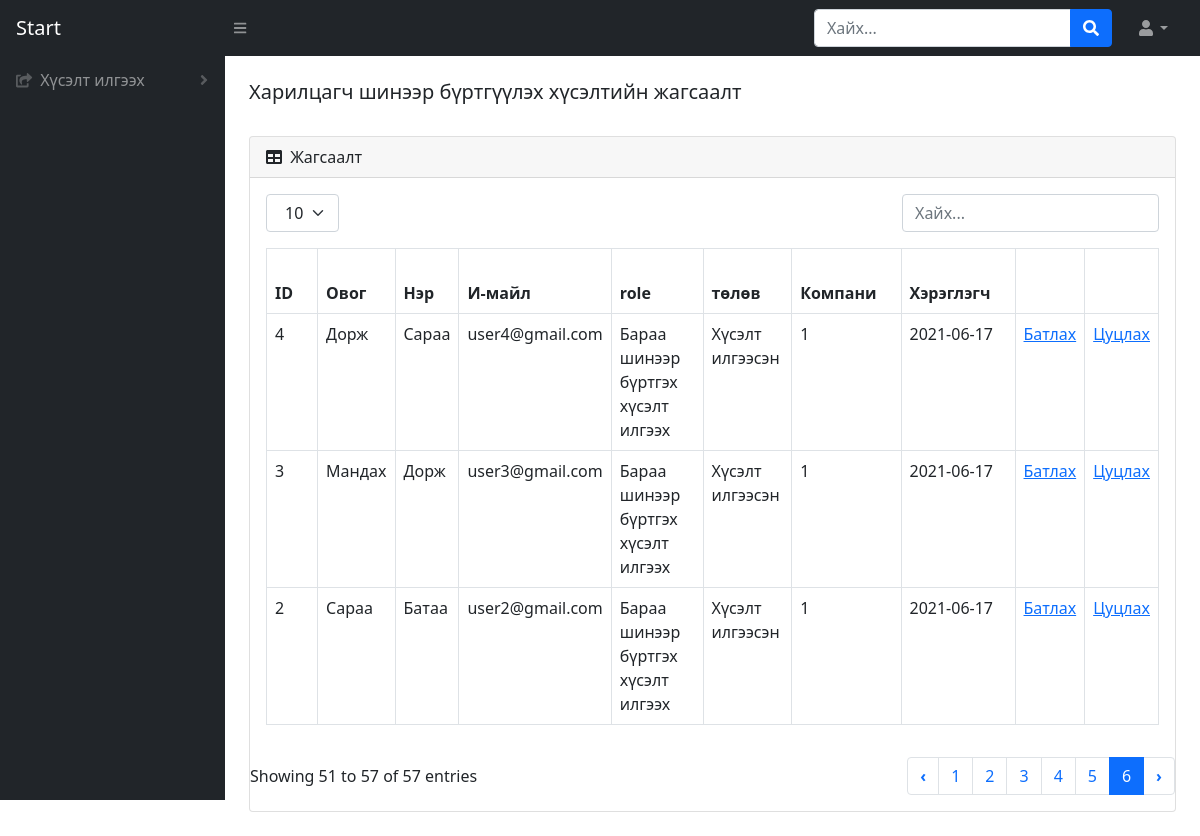
Page /reg-list on the earlier database version.
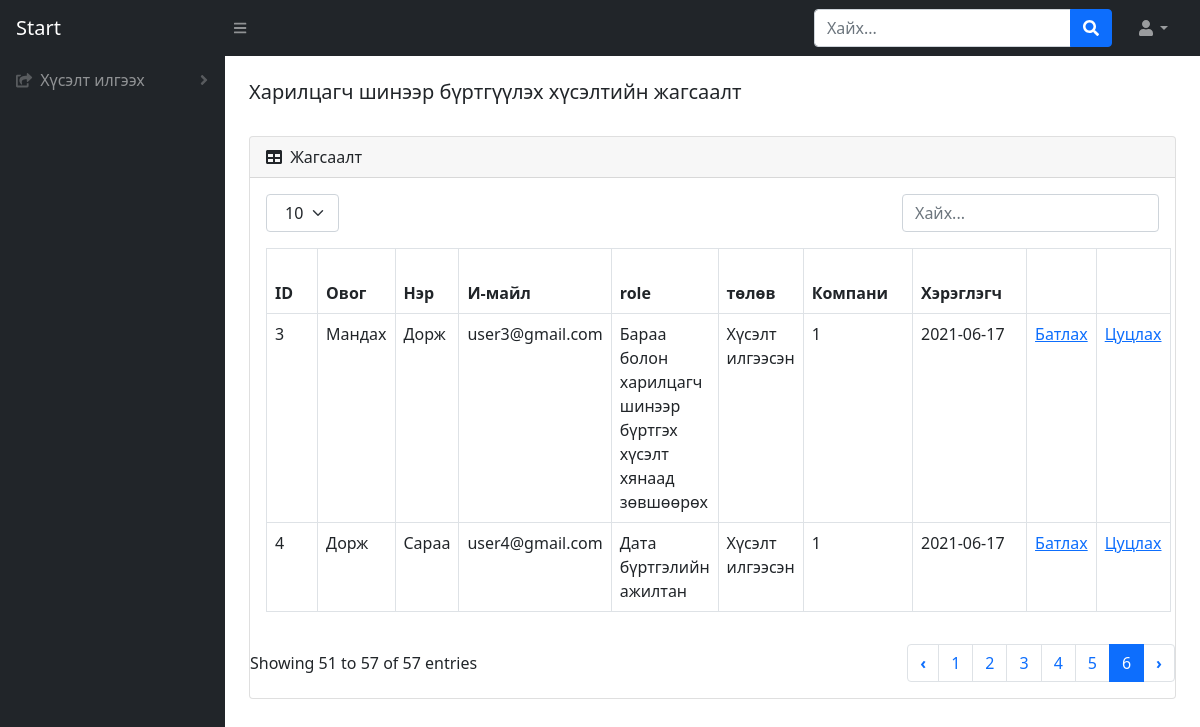
Same page on the later database version.
### BMweb/models.py (models this page shows, shortened)
class Hereglegch(models.Model):
    ovog=models.CharField(max_length=30, verbose_name=_("Хэрэглэгчийн овог"))
    ner=models.CharField(max_length=30, verbose_name=_("Хэрэглэгчийн нэр"))
    mail = models.CharField(max_length=30, verbose_name=_("И-майл хаяг"))
    role = models.ForeignKey(HereglegchRole, on_delete=CASCADE ,verbose_name=_("Эрхийн түвшин"))
    state = models.ForeignKey(HereglegchState, on_delete=CASCADE , verbose_name=_("Хэрэглэгчийн төлөв"))
    company = models.ForeignKey(Company, on_delete=CASCADE , verbose_name=_("Компани"))
    password  = models.CharField(max_length=30, verbose_name=_("Хэрэглэгчийн нууц үг"))
    reg_date = models.DateTimeField(default=datetime.now, verbose_name=_("Нэвтэрсэн огноо"))
    class Meta:
        verbose_name = _("Хэрэглэгч")
        verbose_name_plural = _("Хэрэглэгч")

class HereglegchRole(models.Model):
    levelName = models.CharField(max_length=300, verbose_name=_("Эрхийн түвшин"))
    class Meta:
        verbose_name = _("Эрхийн түвшин")
        verbose_name_plural = _("Эрхийн түвшин")
    def __str__(self):
        return self.levelName

class HereglegchState(models.Model):
    stateName = models.CharField(max_length=300, verbose_name=_("Хэрэглэгчийн төлөв"))
    class Meta:
        verbose_name = _("Хэрэглэгч төлөв")
        verbose_name_plural = _("Хэрэглэгч төлөв")
    def __str__(self):
        return self.stateName

### BMweb/views.py (the view)
# urls.py: path('reg-list', views.hereglegchList,name='reg-list'),
def hereglegchList(request):
    if 'user_id' in request.session:
        h = Hereglegch.objects.get(pk=request.session['user_id'])
        return render(request,'hereglegchList.html', {'user': h })
    h = Hereglegch.objects.filter(state_id = 1).order_by('-reg_date')
    return render(request,'hereglegchList.html',{'HereglegchList': h})

### BMweb/templates/hereglegchList.html (shortened to what this page needs)
{% load static %}
<!DOCTYPE html>
<html lang="en">
    <head>
        <link href="https://cdn.jsdelivr.net/npm/simple-datatables@latest/dist/style.css" rel="stylesheet" />
        <link href="css/styles.css" rel="stylesheet" />
        <link href="{% static 'css/styles.css' %}" rel="stylesheet"/>
    </head>
    <body class="sb-nav-fixed">
        <nav class="sb-topnav navbar navbar-expand navbar-dark bg-dark">
            <a class="navbar-brand ps-3" href="login.html">Start</a>
            <button class="btn btn-link btn-sm order-1 order-lg-0 me-4 me-lg-0" id="sidebarToggle" href="#!"><i class="fas fa-bars"></i></button>
            <form class="d-none d-md-inline-block form-inline ms-auto me-0 me-md-3 my-2 my-md-0">
                <div class="input-group">
                    <input class="form-control" type="text" placeholder="Хайх..." aria-label="Search for..." aria-describedby="btnNavbarSearch" />
                    <button class="btn btn-primary" id="btnNavbarSearch" type="button"><i class="fas fa-search"></i></button>
                </div>
            </form>
            <ul class="navbar-nav ms-auto ms-md-0 me-3 me-lg-4">
                <li class="nav-item dropdown">
                    <a class="nav-link dropdown-toggle" id="navbarDropdown" href="#" role="button" data-bs-toggle="dropdown" aria-expanded="false"><i class="fas fa-user fa-fw"></i></a>
                </li>
            </ul>
        </nav>
        <div id="layoutSidenav">
            <div id="layoutSidenav_nav">
                <nav class="sb-sidenav accordion sb-sidenav-dark" id="sidenavAccordion">
                    <div class="sb-sidenav-menu">
                        <div class="nav">
                            <a class="nav-link collapsed" href="#" data-bs-toggle="collapse" data-bs-target="#collapseLayouts" aria-expanded="false" aria-controls="collapseLayouts">
                                <div class="sb-nav-link-icon"><i class="fas fa-share-square"></i></div>
                                Хүсэлт илгээх
                                <div class="sb-sidenav-collapse-arrow"><i class="fas fa-angle-down"></i></div>
                            </a>
                        </div>
                    </div>
                </nav>
            </div>
            <div id="layoutSidenav_content">
                <main>
                    <div class="container-fluid px-4">
                        <h5 class="mt-4">Харилцагч шинээр бүртгүүлэх хүсэлтийн жагсаалт</h5>
                        <div class="card mb-4">
                            <div class="card-header">
                                <i class="fas fa-table me-1"></i>
                                Жагсаалт
                            </div>
                            <div class="card-body">
                                <div class="dataTable-top">
                                    <div class="dataTable-dropdown">
                                        <label>
                                            <select class="dataTable-selector">
                                                <option value="10" selected="">10</option>
                                            </select>
                                        </label>
                                    </div>
                                    <div class="dataTable-search">
                                        <input class="dataTable-input" placeholder="Хайх..." type="text">
                                    </div>
                                </div>
                                <table id="datatablesSimple" class="dataTable-table">
                                    <thead>
                                        <tr>
                                            <th data-sortable="" class="asc">
                                                <a href="#" class="dataTable-sorter">ID</a>
                                            </th>
                                            <th data-sortable="" class="asc">
                                                <a href="#" class="dataTable-sorter">Овог</a>
                                            </th>
                                            <th data-sortable="" class="asc">
                                                <a href="#" class="dataTable-sorter">Нэр</a>
                                            </th>
                                            <th data-sortable="" class="asc">
                                                <a href="#" class="dataTable-sorter">И-майл</a>
                                            </th>
                                            <th data-sortable="" class="asc">
                                                <a href="#" class="dataTable-sorter"></a>role</a>
                                            </th>
                                            <th data-sortable="" class="asc">
                                                <a href="#" class="dataTable-sorter">төлөв</a>
                                            </th>
                                            <th data-sortable="" class="asc">
                                                <a href="#" class="dataTable-sorter">Компани</a>
                                            </th>
                                            <th data-sortable="" class="asc">
                                                <a href="#" class="dataTable-sorter">Хэрэглэгч</a>
                                            </th>
                                            <th data-sortable="" class="asc">
                                            </th>
                                            <th data-sortable="" class="asc">
                                            </th>
                                        </tr>
                                    </thead>
                                    {% for h in HereglegchList %}
                                        <tr>
                                            <td>{{ h.id }}</td>
                                            <td>{{ h.ovog }}</td>
                                            <td>{{ h.ner }}</td>
                                            <td>{{ h.mail }}</td>
                                            <td>{{ h.role }}</td>
                                            <td>{{ h.state }}</td>
                                            <td>{{ h.state_id }}</td>
                                            <td>{{ h.reg_date | date:"Y-m-d" }}</td>
                                            <td><a href="/change-state/{{h.id}}/2">Батлах</a></td>
                                            <td><a href="/change-state/{{h.id}}/3">Цуцлах</a></td>
                                        </tr>
                                    {% endfor %}
                                    </table>
                            </div>
                            <div class="dataTable-bottom">
                                <div class="dataTable-info">Showing 51 to 57 of 57 entries</div>
                                <nav class="dataTable-pagination">
                                    <ul class="dataTable-pagination-list">
                                        <li class="pager"><a href="#" data-page="5">‹</a></li>
                                        <li class=""><a href="#" data-page="1">1</a></li>
                                        <li class=""><a href="#" data-page="2">2</a></li>
                                        <li class=""><a href="#" data-page="3">3</a></li>
                                        <li class=""><a href="#" data-page="4">4</a></li>
                                        <li class=""><a href="#" data-page="5">5</a></li>
                                        <li class="active"><a href="#" data-page="6">6</a></li>
                                        <li class="pager"><a href="#" data-page="6">›</a></li>
                                    </ul>
                                </nav>
                            </div>
                        </div>
                    </div>
                </main>
            </div>
        </div>
    </body>
</html>

Differences in the rows shown:
no longer on this page (row edited): Hereglegch: id "2", ovog "Сараа", ner "Батаа", mail "user2@gmail.com", role "Бараа шинээр бүртгэх хүсэлт илгээх", state "Хүсэлт илгээсэн", state_id "1", reg_date "2021-06-17"
changed Hereglegch "Мандах": role "Бараа шинээр бүртгэх хүсэлт илгээх" → "Бараа болон харилцагч шинээр бүртгэх хүсэлт хянаад зөвшөөрөх"; moves up the list
changed Hereglegch "Сараа": role "Бараа шинээр бүртгэх хүсэлт илгээх" → "Дата бүртгэлийн ажилтан"
